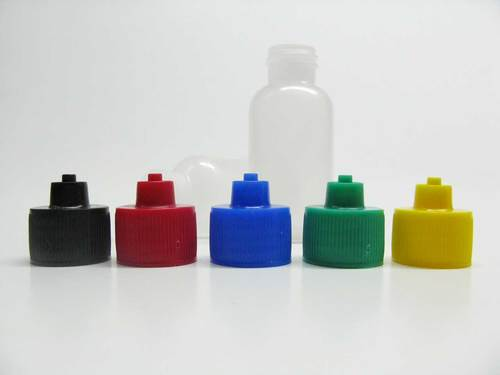
#> input picture code/caps.jpg, 500 x 375 px
$ python detect_color.py
#> lines starting #> are read from the running program, lines starting #| are printed output that depends on the picture; after the words box and inside, x2 and y2 are one past the last pixel; in counts of white or black regions, pixels touching at a corner belong together
import numpy as np
import cv2

# read an image
img = cv2.imread('caps.jpg', flags=cv2.IMREAD_COLOR)
#> img is the input picture: shape (375, 500, 3); mean B, G, R 196.9, 199.5, 198.8
# convert the image from RGB to HSV values
hsv = cv2.cvtColor(img, cv2.COLOR_BGR2HSV)
#> hsv: shape (375, 500, 3); mean H, S, V 52.2, 28.8, 206.7

# define range of blue color in HSV
lower_blue = np.array([110, 50, 50])
upper_blue = np.array([130, 255, 255])

# define range of green color in HSV
lower_green = np.array([35, 50, 50])
upper_green = np.array([85, 255, 255])

# Threshold the HSV image to get only blue and green colors
mask_blue = cv2.inRange(hsv, lower_blue, upper_blue)
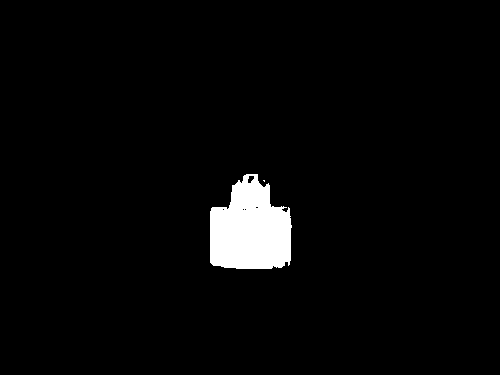
#> mask_blue: shape (375, 500); 3.1% white; 2 white regions (1 under 20 px), largest, box (x1, y1, x2, y2) and area: (210, 174, 292, 269) 5894
mask_green = cv2.inRange(hsv, lower_green, upper_green)
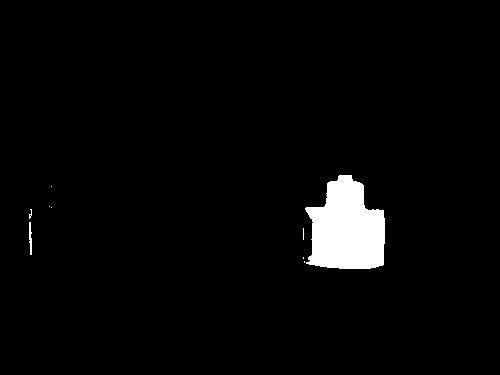
#> mask_green: shape (375, 500); 3% white; 9 white regions (7 under 20 px), largest, box (x1, y1, x2, y2) and area: (305, 175, 385, 269) 5500, (29, 222, 32, 255) 72

# Bitwise-AND mask and original image
res_blue = cv2.bitwise_and(img, img, mask= mask_blue)
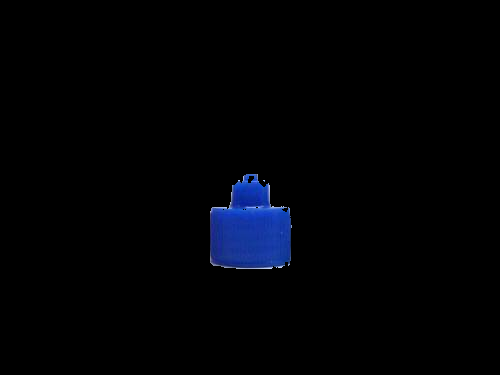
#> res_blue: shape (375, 500, 3); mean B, G, R 5.2, 2, 0.9
res_green = cv2.bitwise_and(img, img, mask=mask_green)
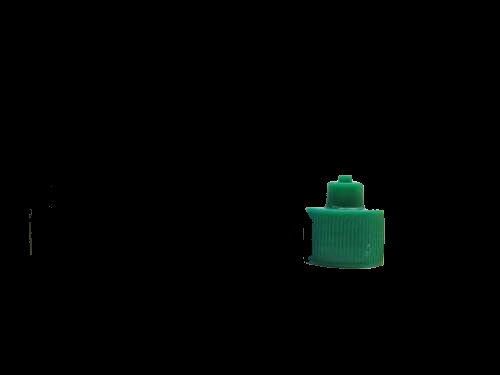
#> res_green: shape (375, 500, 3); mean B, G, R 2.2, 3.1, 0.9

#display the masks and the resultant images
cv2.imshow('image',img)
cv2.imshow('mask_blue',mask_blue)
cv2.imshow('mask_green',mask_green)
cv2.imshow('res_blue',res_blue)
cv2.imshow('res_green',res_green)

cv2.waitKey(0)
cv2.destroyAllWindows()
